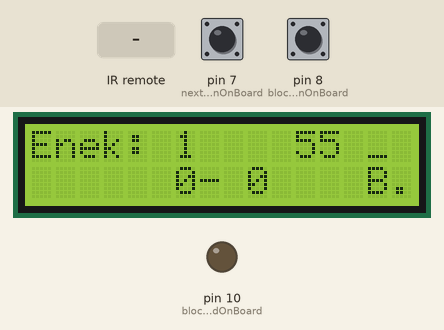
This sketch was run on a simulated Arduino Uno, built with avr-gcc and run on an emulated ATmega328P. On the bench: 16×2 character LCD, output pins drawn as LEDs (lit = HIGH). The test bench sets the inputs (shaded band); at power-on: pin 8 (blockButtonOnBoard) LOW, pin 7 (nextButtonOnBoard) LOW. EEPROM starts erased; no radio packets arrive unless stated; what the sketch prints to the serial monitor is not drawn.

Above: at 7.9 s.
8.0 s: pin 8 (blockButtonOnBoard) pulled HIGH for 0.15 s
At 8.8 s:
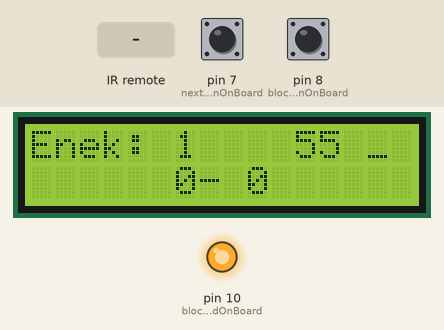
9.6 s: infrared code 0xFF22DD received
At 10.0 s:
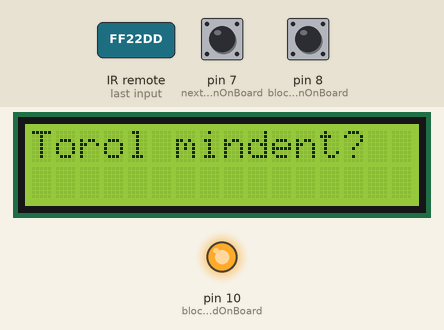
11.1 s: infrared code 0xFF02FD received
At 12.4 s:
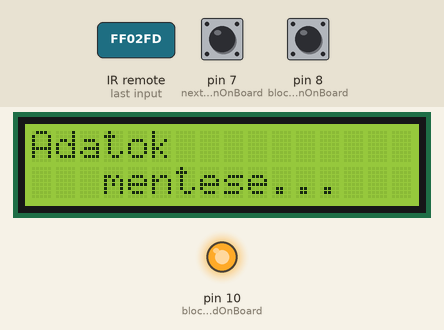
14.1 s: infrared code 0xFF906F received
17.1 s: pin 8 (blockButtonOnBoard) pulled HIGH for 1 s
At 18.3 s:
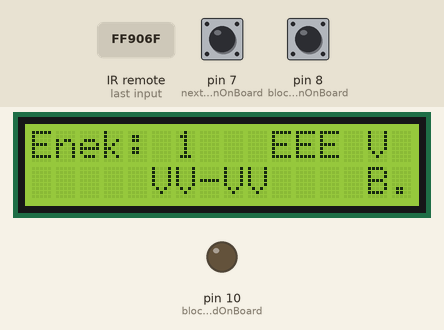
19.6 s: pin 7 (nextButtonOnBoard) pulled HIGH for 0.15 s
At 20.2 s:
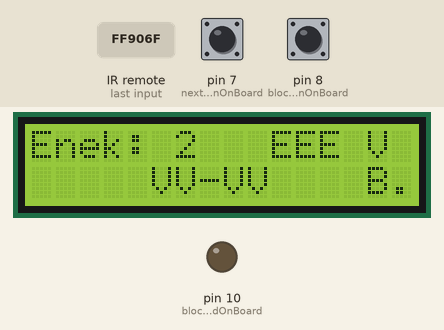
Timing chart, 0 to 22.2 s (numbered marks = the images above; inputs shaded):
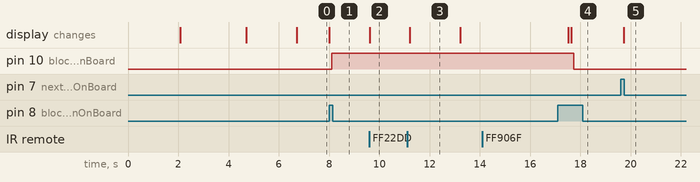

The sketch:

TransmitterController.ino
```cpp
#include <EEPROM.h>
#include <AbstractRFHandler.h>
#include <PersonalizedLCD.h>
#include <VWRFHandler.h>
#include <SongDataConverter.h>
#include <IRremote.h>

int IR_RECV_PIN = 9;
IRrecv irrecv(IR_RECV_PIN);
decode_results res;

const long callAcceptButton=16753245;
const long phoneButton=16736925;
const long callDeclineButton=16769565;
const long chMinusButton=16720605;
const long chPlusButton=16712445;
const long eqButton=16761405;
const long backButton=16769055;
const long nextButton=16754775;
const long startStopButton=16748655;
const long minusButton=16750695;
const long plusButton=16756815;
const long Button0=16738455;
const long Button1=16724175;
const long Button2=16718055;
const long Button3=16743045;
const long Button4=16716015;
const long Button5=16726215;
const long Button6=16734885;
const long Button7=16728765;
const long Button8=16730805;
const long Button9=16732845;


const int blockLedOnBoard=10;
const int nextButtonOnBoard=7;
const int backButtonOnBoard=13;//
const int blockButtonOnBoard=8;

bool previousNextButtonStateOnBoard=false;
bool previousBackButtonStateOnBoard=false;
bool previousBlockButtonStateOnBoard=false;

int eepromAddress=0;
const int redLed=1;
const int displaysRefreshTime=6000;
unsigned long previousMillis = 0;
int sendingEmptyData=0;
const int MAX_TIMES_SENDING_EMPTY_DATA=10;

AbstractSongDataConverter *songDataConverter=new SongDataConverter();
AbstractRFHandler *rfHandler;
LCD lcd(6,11,5,4,3,2);

void setup()
{
  Serial.begin(9600);
  Serial.println("Start");
  rfHandler=new VWRFHandler(songDataConverter,13,12,2000);
  pinMode(redLed,OUTPUT);
  pinMode(blockLedOnBoard,OUTPUT);
  pinMode(nextButtonOnBoard,INPUT);
  pinMode(backButtonOnBoard,INPUT);
  pinMode(blockButtonOnBoard,INPUT);

  lcd.lcdLoadingDatasFromEEPROM();
  loadingDatasFromLocalStorage();
  lcd.init();

 /* if (lcd.isDisplayBlocked())
  {
     digitalWrite(blockLedOnBoard,LOW);
  }
  else
  {
     digitalWrite(blockLedOnBoard,HIGH);
  }*/

  irrecv.enableIRIn();
}
void loop() {

  if (lcd.isDisplayBlocked())
  //blinking ???????
  {
     digitalWrite(blockLedOnBoard,LOW);
  }
  else
  {
     digitalWrite(blockLedOnBoard,HIGH);
  }

  if(irrecv.decode(&res))
  {
    long results=res.value;
    bool correctSignal=true;
   // Serial.println(results);
    switch(results)
    {
      case plusButton:
        lcd.settingsButtonPushed();
        break;
      case minusButton:
        lcd.cancelButtonPushed();
        break;
      case nextButton:
        lcd.nextButtonPushed();
        break;
      case backButton:
        lcd.backButtonPushed();
        break;
      case startStopButton:
        lcd.OKButtonPushed();
        break;
      case eqButton:
        {
          lcd.displayBlockButtonPushed();
        /*  if (lcd.isDisplayBlocked())
          {
             digitalWrite(blockLedOnBoard,LOW);
          }
          else
          {
             digitalWrite(blockLedOnBoard,HIGH);
          }*/
          break;
        }
      case Button0:
        lcd.xButtonPushed(0);
        break;
      case Button1:
        lcd.xButtonPushed(1);
        break;
      case Button2:
        lcd.xButtonPushed(2);
        break;
      case Button3:
        lcd.xButtonPushed(3);
        break;
      case Button4:
        lcd.xButtonPushed(4);
        break;
      case Button5:
        lcd.xButtonPushed(5);
        break;
      case Button6:
        lcd.xButtonPushed(6);
        break;
      case Button7:
        lcd.xButtonPushed(7);
        break;
      case Button8:
        lcd.xButtonPushed(8);
        break;
      case Button9:
        lcd.xButtonPushed(9);
        break;
      case callAcceptButton:
        lcd.letterButtonPushed('A');
        break;
      case phoneButton:
        lcd.letterButtonPushed('B');
        break;
      case callDeclineButton:
        lcd.letterButtonPushed('C');
        break;
      case chMinusButton:
        lcd.clearAllSongs();
        break;
      case chPlusButton:
        if(lcd.savingDatasMessage())
          saveSongListInLocalStorage(lcd.getSongList());
        break;
      default:
        correctSignal=false;
        break;
    }
    /*if(correctSignal)
    {
      digitalWrite(redLed,HIGH);
    }
    delay(50);
    digitalWrite(redLed,LOW);*/

    irrecv.resume();
  }
  else
  {

    //if not with remote controller
    bool nextButtonStateOnBoard = buttonPushedOnBoard(nextButtonOnBoard);
    bool backButtonStateOnBoard = buttonPushedOnBoard(backButtonOnBoard);
    bool blockButtonStateOnBoard = buttonPushedOnBoard(blockButtonOnBoard);

    if (nextButtonStateOnBoard && !previousNextButtonStateOnBoard)
    {
        lcd.nextButtonPushed();
    }
    previousNextButtonStateOnBoard=nextButtonStateOnBoard;

    if (backButtonStateOnBoard && !previousBackButtonStateOnBoard)
    {
        lcd.backButtonPushed();
    }
    previousBackButtonStateOnBoard=backButtonStateOnBoard;

    if (blockButtonStateOnBoard && !previousBlockButtonStateOnBoard)
    {
        lcd.displayBlockButtonPushed();
    /*    if (lcd.isDisplayBlocked())
        {
           digitalWrite(blockLedOnBoard,LOW);
        }
        else
        {
           digitalWrite(blockLedOnBoard,HIGH);
        }
        */
    }
    previousBlockButtonStateOnBoard=blockButtonStateOnBoard;

  }
  unsigned long currentMillis = millis();

  if(currentMillis - previousMillis > displaysRefreshTime)
  {
    previousMillis = currentMillis;
    LCDDisplaySong actualSong=lcd.getActualSong();
    if (!lcd.isDisplayBlocked() && actualSong.itWasSetUp)
    {
      sendingEmptyData=0;
      SongData songData;
      songData.mainNumber=actualSong.mainNumber;
      songData.startVerse=actualSong.startVerse;
      songData.endVerse=actualSong.endVerse;
      songData.version=actualSong.version;

      rfHandler->sendData(songData);
    }
    else
    {
      if(sendingEmptyData<MAX_TIMES_SENDING_EMPTY_DATA)
      {
        sendingEmptyData++;
        rfHandler->sendData(SongData());
      }
    }
  }
  else
  {
    delay(100);
  }
}

bool buttonPushedOnBoard(int buttonPin)
{
  bool buttonState = (digitalRead(buttonPin)==HIGH);
  delay(5);
  return (buttonState && (digitalRead(buttonPin)==HIGH));
}

void loadingDatasFromLocalStorage()
{
  eepromAddress=0;
  int songListSize=lcd.getMaxSongNumber();
  LCDDisplaySong songList[songListSize];
  for (int i=0; i<songListSize; i++)
  {
    songList[i]=getNextSongFromLocalStorage();
  }
  lcd.setSongList(songList);
  eepromAddress=0;
}

LCDDisplaySong getNextSongFromLocalStorage()
{
  LCDDisplaySong song;
  song.mainNumber=EEPROM.read(eepromAddress++)*100+EEPROM.read(eepromAddress++)*10+EEPROM.read(eepromAddress++);
  song.version=EEPROM.read(eepromAddress++);
  song.startVerse=EEPROM.read(eepromAddress++)*10+EEPROM.read(eepromAddress++);
  song.endVerse=EEPROM.read(eepromAddress++)*10+EEPROM.read(eepromAddress++);
  return song;
}

void saveSongListInLocalStorage(LCDDisplaySong* list)
{
  eepromClear();
  eepromAddress=0;
  int songListSize=lcd.getMaxSongNumber();
  for (int i=0; i<songListSize; i++)
  {
    saveSongInLocalStorage(list[i]);
  }
  //EEPROM.write(eepromAddress++, (byte)(lcd.getActualSongPosition()));
  eepromAddress=0;
}
void saveSongInLocalStorage(LCDDisplaySong song)
{
  EEPROM.write(eepromAddress++, (byte)(song.mainNumber/100));
  EEPROM.write(eepromAddress++, ((byte)(song.mainNumber/10))%10);
  EEPROM.write(eepromAddress++, (byte)(song.mainNumber%10));
  EEPROM.write(eepromAddress++, (byte)song.version);
  EEPROM.write(eepromAddress++, (byte)(song.startVerse/10));
  EEPROM.write(eepromAddress++, (byte)(song.startVerse%10));
  EEPROM.write(eepromAddress++, (byte)(song.endVerse/10));
  EEPROM.write(eepromAddress++, (byte)(song.endVerse%10));
}

void eepromClear()
{
  for (int i = 0 ; i < EEPROM.length() ; i++)
  {
    EEPROM.write(i, 0);
  }
}
```

Measured:
- after the input at 8.0 s, pin 10 (blockLedOnBoard): LOW → HIGH after 0.11 s; the display: changes at once (image 1)
- after the input at 9.6 s, the display: changes at once (image 2)
- after the input at 11.1 s, the display: changes after 0.11 s (image 3)
- after the input at 14.1 s, every drawn part: stays the same
- after the input at 17.1 s, pin 10 (blockLedOnBoard): HIGH → LOW after 0.64 s; the display: first differs from a run without the input after 0.54 s (image 4)
- after the input at 19.6 s, the display: changes after 0.11 s (image 5)
- what the display in image 3 shows lasts 2.0 s, from 11.2 s to 13.2 s
